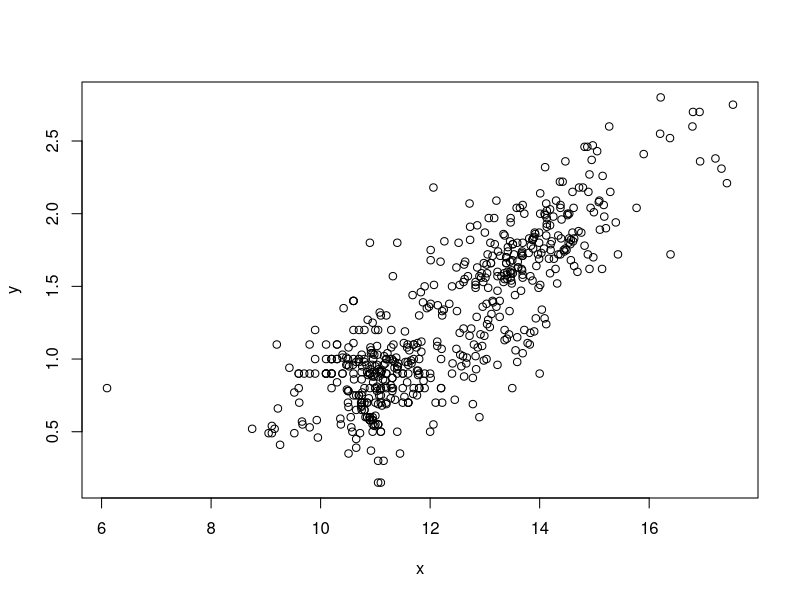
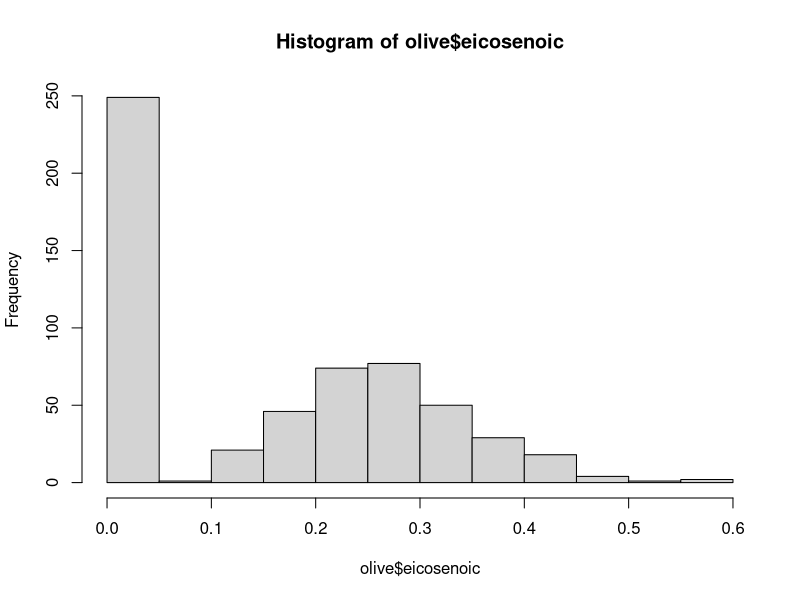
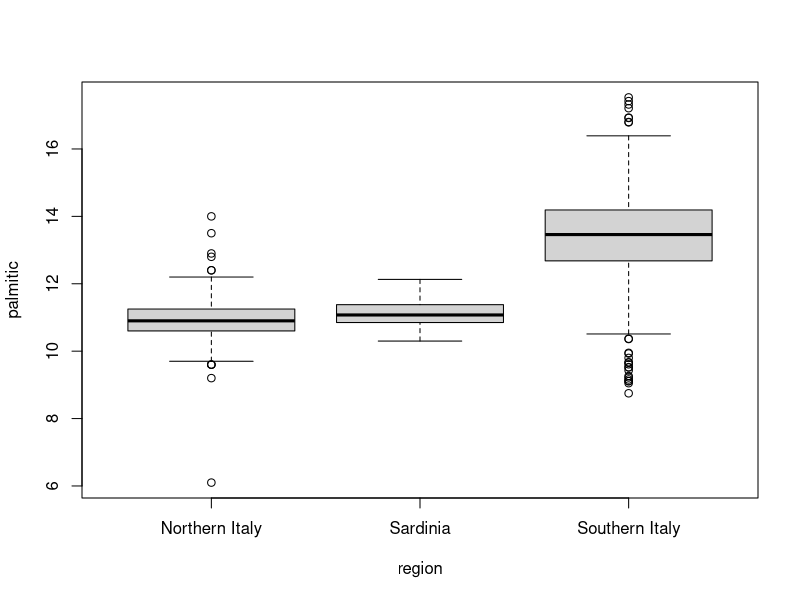

Write the R code that produced these figures, in order.
# install the data.table package before you use it!
install.packages("data.table")

# load data.table package
library(data.table)

# load other packages and datasets
library(tidyverse)
library(dplyr)
library(dslabs)
data(murders)

# convert the data frame into a data.table object
murders <- setDT(murders)

# selecting in dplyr
select(murders, state, region)

# selecting in data.table - 2 methods
murders[, c("state", "region")] |> head()
murders[, .(state, region)] |> head()

# adding or changing a column in dplyr
murders <- mutate(murders, rate = total / population * 10^5)

# adding or changing a column in data.table
murders[, rate := total / population * 100000]
head(murders)
murders[, ":="(rate = total / population * 100000, rank = rank(population))]

# y is referring to x and := changes by reference
x <- data.table(a = 1)
y <- x

x[,a := 2]
y

y[,a := 1]
x

# use copy to make an actual copy
x <- data.table(a = 1)
y <- copy(x)
x[,a := 2]
y


####SUBSETTING WITH DATA.TABLE
# load packages and prepare the data
library(tidyverse)
library(dplyr)
library(dslabs)
data(murders)
library(data.table)
murders <- setDT(murders)
murders <- mutate(murders, rate = total / population * 10^5)
murders[, rate := total / population * 100000]

# subsetting in dplyr
filter(murders, rate <= 0.7)

# subsetting in data.table
murders[rate <= 0.7]

# combining filter and select in data.table
murders[rate <= 0.7, .(state, rate)]

# combining filter and select in dplyr
murders %>% filter(rate <= 0.7) %>% select(state, rate)


####SUMMARIZING WITH DATA.TABLE
# load packages and prepare the data - heights dataset
library(tidyverse)
library(dplyr)
library(dslabs)
data(heights)
heights <- setDT(heights)

# summarizing in dplyr
s <- heights %>% 
  summarize(average = mean(height), standard_deviation = sd(height))

# summarizing in data.table
s <- heights[, .(average = mean(height), standard_deviation = sd(height))]

# subsetting and then summarizing in dplyr
s <- heights %>% 
  filter(sex == "Female") %>%
  summarize(average = mean(height), standard_deviation = sd(height))

# subsetting and then summarizing in data.table
s <- heights[sex == "Female", .(average = mean(height), standard_deviation = sd(height))]
s

# previously defined function
median_min_max <- function(x){
  qs <- quantile(x, c(0.5, 0, 1))
  data.frame(median = qs[1], minimum = qs[2], maximum = qs[3])
}

# multiple summaries in data.table
heights[, .(median_min_max(height))]

# grouping then summarizing in data.table
heights[, .(average = mean(height), standard_deviation = sd(height)), by = sex]


####SORTING DATA FRAMES
# load packages and datasets and prepare the data
library(tidyverse)
library(dplyr)
library(data.table)
library(dslabs)
options(digits = 3)
data(murders)
murders <- setDT(murders)
murders[, rate := total / population * 100000]

# order by population
murders[order(population)] |> head()

# order by population in descending order
murders[order(population, decreasing = TRUE)] 

# order by region and then murder rate
murders[order(region, rate)]



###ASESSMENT 3
heights
k <- mean(heights$height)
k
ind <- filter(heights,sex == "Male")
count(ind)
count(heights)
heights %>% summarize(minimun_h=min(height))
index <- match(c(50), heights$height)
index
heights$sex[index]
heights %>% summarize(maximun_h=max(height))
x <- 50:82
x
heights$height[18]*2.54
heights <- mutate(heights,ht_cm = height * 2.54)
heights
mean(heights$ht_cm)
heights %>% filter(.,sex =="Female") %>% summarize(avg_cm=mean(ht_cm))
library(dslabs)
data(olive)
head(olive)
x <- olive$palmitic
y <- olive$palmitoleic
plot(x, y)
hist(olive$eicosenoic)
boxplot(palmitic~region, data = olive)
